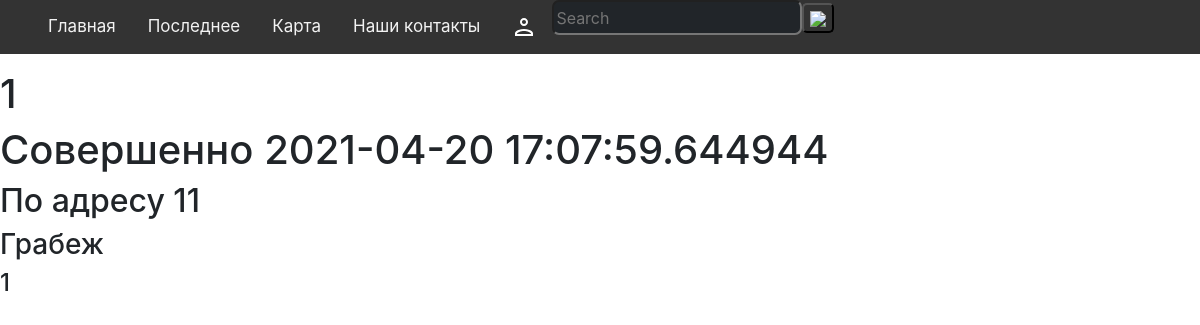
Screenshot of /crimes/1 with the database file from the repository.
### data/crimes.py (models this page shows)
class Crimes(SqlAlchemyBase):
    __tablename__ = "crimes"
    id = sqlalchemy.Column(sqlalchemy.Integer, primary_key=True, autoincrement=True)
    kind = sqlalchemy.Column(sqlalchemy.String, nullable=True)
    title = sqlalchemy.Column(sqlalchemy.String, nullable=True)
    adress = sqlalchemy.Column(sqlalchemy.String, nullable=True)
    content = sqlalchemy.Column(sqlalchemy.String, nullable=True)
    created_date = sqlalchemy.Column(sqlalchemy.DateTime, default=datetime.datetime.now)
    user_id = sqlalchemy.Column(sqlalchemy.Integer, sqlalchemy.ForeignKey("users.id"))
    user = orm.relation("User")

### app.py (the view)
@app.route("/crimes/<number>")
def crime(number):
    db_sess = db_session.create_session()
    crime = db_sess.query(Crimes).filter(Crimes.id == number).first()
    if crime:
        return render_template(
            "crime.html", crime=crime, login=logged, user_data=user_data
        )
    else:
        return pageNotFound(404)

### data/db_session.py (called while the page is built)
def create_session() -> Session:
    global __factory
    return __factory()

### templates/crime.html (shortened to what this page needs)
{% extends 'base.html' %}
{% block content -%}
<h1>{{crime.title}} </h1>
<h1>Совершенно {{crime.created_date}}</h1>
<h2>По адресу {{crime.adress}}</h2>
<h3>{{crime.kind}}</h3>
<h4>{{crime.content}}</h4>
{% endblock -%}

### rows the page displays
Crimes: title "1", created_date "2021-04-20 17:07:59.644944", adress "11", kind "Грабеж", content "1"
